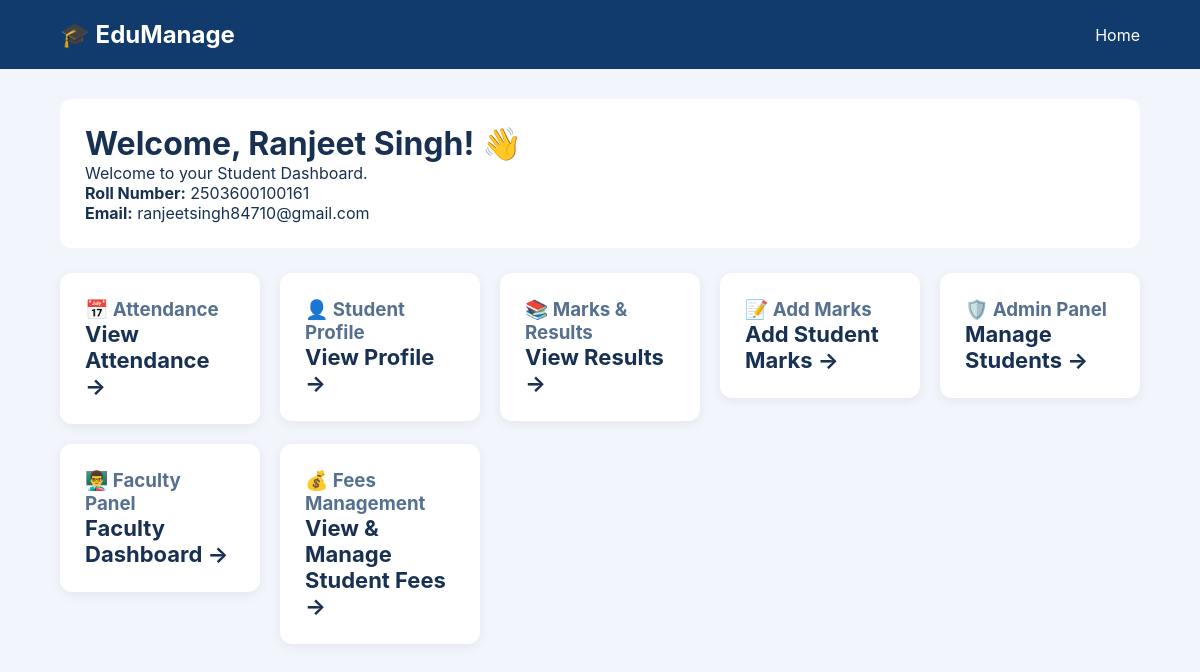
Page /dashboard (signed in) on the committed database.
### tables this page shows
CREATE TABLE students (
            id INTEGER PRIMARY KEY AUTOINCREMENT,
            roll_number TEXT UNIQUE NOT NULL,
            name TEXT NOT NULL,
            email TEXT UNIQUE NOT NULL,
            password TEXT NOT NULL
        );

### app.py (the view)
@app.route('/dashboard')
def dashboard():
    if 'student_id' not in session:
        return redirect(url_for('login', role='student'))
    conn = get_db()
    student = conn.execute(
        "SELECT * FROM students WHERE id = ?",
        (session['student_id'],)
    ).fetchone()
    conn.close()
    return render_template('dashboard.html', student=student)

### app.py (called while the page is built)
def get_db():
    conn = sqlite3.connect(
        "students.db",
        timeout=30,
        check_same_thread=False
    )
    conn.row_factory = sqlite3.Row
    return conn

### templates/dashboard.html (shortened to what this page needs)
<!DOCTYPE html>
<html lang="en">
<head>
    <link rel="stylesheet"
    href="{{ url_for('static', filename='css/style.css') }}">
</head>
<body>
<header>
    <h2>🎓 EduManage</h2>
    <a href="/">Home</a>
</header>
<div class="container">
    <div class="welcome">
        <h1>Welcome, {{ student['name'] }}! 👋</h1>
        <p>Welcome to your Student Dashboard.</p>
        <p><b>Roll Number:</b> {{ student['roll_number'] }}</p>
        <p><b>Email:</b> {{ student['email'] }}</p>
    </div>
    <div class="cards">
        <a href="{{ url_for('attendance') }}"
           style="text-decoration:none; color:inherit;">
           <div class="card">
                <h3>📅 Attendance</h3>
                <p>View Attendance →</p>
           </div>
        </a>
        <a href="{{ url_for('profile') }}"
           style="text-decoration:none; color:inherit;">
            <div class="card">
                <h3>👤 Student Profile</h3>
                <p>View Profile →</p>
            </div>
        </a>
<a href="{{ url_for('marks') }}"
   style="text-decoration:none; color:inherit;">
    <div class="card">
        <h3>📚 Marks & Results</h3>
        <p>View Results →</p>
    </div>
</a>
<a href="{{ url_for('add_marks') }}"
   style="text-decoration:none; color:inherit;">
    <div class="card">
        <h3>📝 Add Marks</h3>
        <p>Add Student Marks →</p>
    </div>
</a>
<a href="{{ url_for('admin') }}"
   style="text-decoration:none; color:inherit;">
    <div class="card">
        <h3>🛡️ Admin Panel</h3>
        <p>Manage Students →</p>
    </div>
</a>
<a href="{{ url_for('faculty') }}"
   style="text-decoration:none; color:inherit;">
    <div class="card">
        <h3>👨‍🏫 Faculty Panel</h3>
        <p>Faculty Dashboard →</p>
    </div>
</a>
<a href="{{ url_for('fees') }}" style="text-decoration:none; color:inherit;">
    <div class="card">
        <h3>💰 Fees Management</h3>
        <p>View & Manage Student Fees →</p>
    </div>
</a>
</div>
</body>
</html>

### static/css/style.css (style rules this page uses)
* { margin: 0; padding: 0; box-sizing: border-box; font-family: 'Inter', sans-serif; }
html { scroll-behavior: smooth; }
body { background: #f5f9ff; color: #183653; }

### templates/dashboard.html (style rules this page uses)
body { margin: 0; font-family: Arial, sans-serif; background: #f2f6fc; color: #183153; }
header { background: #123b6d; color: white; padding: 20px 5%; display: flex; justify-content: space-between; align-items: center; }
.container { padding: 30px 5%; }
.welcome { background: white; padding: 25px; border-radius: 12px; margin-bottom: 25px; }
.cards { display: grid; grid-template-columns: repeat(auto-fit, minmax(180px, 1fr)); gap: 20px; }
.card { background: white; padding: 25px; border-radius: 12px; box-shadow: 0 3px 12px #00000010; }
.card h3 { color: #56718f; }
.card p { font-size: 22px; font-weight: bold; }
a { color: white; text-decoration: none; }

### rows in the picture
students: name "Ranjeet Singh", roll_number "2503600100161", email "ranjeetsingh84710@gmail.com"
